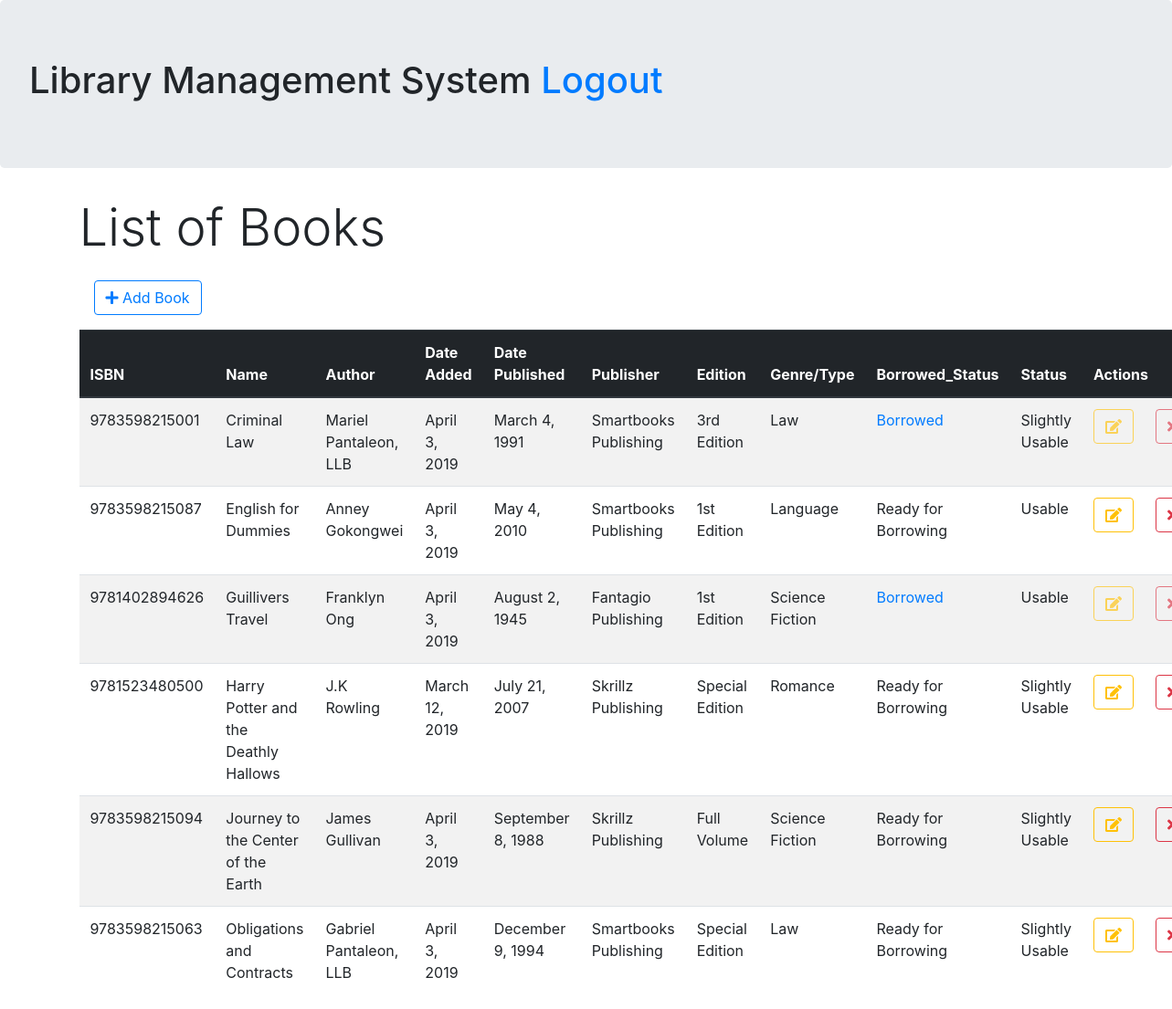
The app's page /admin/book-retrieve.php, older data.
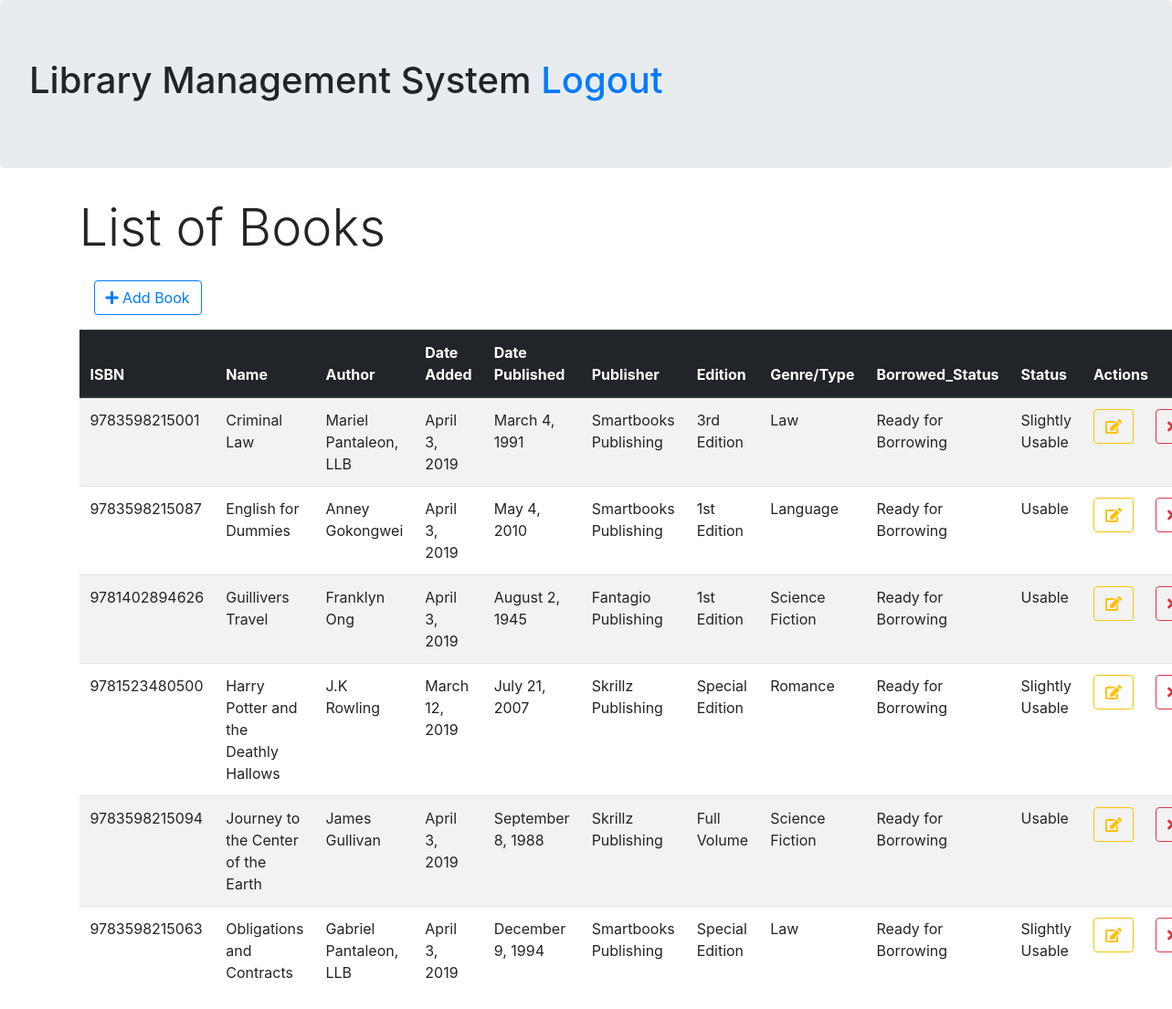
The same page, newer data.
### tables this page shows
CREATE TABLE `book` (
  `book_ISBN` varchar(13) NOT NULL,
  `book_name` varchar(50) NOT NULL,
  `book_author` varchar(50) NOT NULL,
  `book_date_added` date NOT NULL,
  `book_date_published` date NOT NULL,
  `book_publisher` varchar(50) NOT NULL,
  `book_edition` varchar(20) NOT NULL,
  `book_type` varchar(20) NOT NULL,
  `book_borrow_status` char(1) NOT NULL DEFAULT 'R',
  `book_status` char(1) NOT NULL
);

### classes/connect_service.php (called while the page is built, shortened)
<?php
class Database {
    private $servername = "localhost";
    private $username = "root";
    private $password = "";
    private $database = "library";
    public function __construct(){
        $this->conn = new mysqli($this->servername, $this->username, $this->password, $this->database);
        return $this->conn;
    }
}
?>

### classes/bookDAO.php (called while the page is built, shortened)
<?php
    require_once 'connect_service.php';
    class BookAccessObject extends Database{
        public function getBooks(){
            $sql = "SELECT * FROM book ORDER BY book_name";
            $result = $this->conn->query($sql);
            $rows = array();
            while($row=$result->fetch_assoc()){
                $rows[] = $row;
            }
            return $rows;
        }
    }
?>

### admin/book-retrieve.php (the view, shortened to what the changed rows need)
<?php
    require_once '../classes/bookDAO.php';
    $bookdao = new BookAccessObject;
    $books = $bookdao->getBooks();
?>
<!DOCTYPE html>
<html lang="en">
<head>
    <link rel="stylesheet" href="https://use.fontawesome.com/releases/v5.8.1/css/all.css">
    <link rel="stylesheet" href="https://stackpath.bootstrapcdn.com/bootstrap/4.1.3/css/bootstrap.min.css">
</head>
<body>
    <div class="jumbotron">
        <h1>Library Management System <a href="../logout.php?page=2">Logout</a></h1>
    </div>
    <div class="container mt-3 justify-content-center">
        <table class="table table-striped">
            <thead class="thead-dark">
                <th>ISBN</th>
                <th>Name</th>
                <th>Author</th>
                <th>Date Added</th>
                <th>Date Published</th>
                <th>Publisher</th>
                <th>Edition</th>
                <th>Genre/Type</th>
                <th>Borrowed_Status</th>
                <th>Status</th>
                <th colspan="2">Actions</th>
            </thead>
            <tbody>
                <?php
                    foreach($books as $key=>$values){
                        $disabled = "";
                        if($values['book_status'] == 'U'){
                            echo "<tr>";
                                echo "<td>".$values['book_ISBN']."</td>";
                                echo "<td>".$values['book_name']."</td>";
                                echo "<td>".$values['book_author']."</td>";
                                echo "<td>".date('F j, Y', strtotime($values['book_date_added']))."</td>";
                                echo "<td>".date('F j, Y', strtotime($values['book_date_published']))."</td>";
                                echo "<td>".$values['book_publisher']."</td>";
                                echo "<td>".$values['book_edition']."</td>";
                                echo "<td>".$values['book_type']."</td>";
                                if($values['book_borrow_status'] == 'R'){
                                    echo "<td> Ready for Borrowing </td>";
                                }else{
                                    echo "<td class='text-primary'> Borrowed</td>";
                                    $disabled = "disabled";
                                }
                                echo "<td> Usable </td>";
                                echo "<td><a href='book-update.php?ISBN=".$values['book_ISBN']."' class='btn btn-outline-warning ".$disabled."'><i class='fas fa-edit'></i></a></td>";
                                echo "<td><a href='book-changestats.php?ISBN=".$values['book_ISBN']."&status=N' class='btn btn-outline-danger ".$disabled."'><i class='fas fa-times'></i></a></td>";
                            echo "</tr>";
                        }elseif($values['book_status'] == 'S'){
                            echo "<tr>";
                                echo "<td>".$values['book_ISBN']."</td>";
                                echo "<td>".$values['book_name']."</td>";
                                echo "<td>".$values['book_author']."</td>";
                                echo "<td>".date('F j, Y', strtotime($values['book_date_added']))."</td>";
                                echo "<td>".date('F j, Y', strtotime($values['book_date_published']))."</td>";
                                echo "<td>".$values['book_publisher']."</td>";
                                echo "<td>".$values['book_edition']."</td>";
                                echo "<td>".$values['book_type']."</td>";
                                if($values['book_borrow_status'] == 'R'){
                                    echo "<td> Ready for Borrowing </td>";
                                }else{
                                    echo "<td class='text-primary'> Borrowed</td>";
                                    $disabled = "disabled";
                                }
                                echo "<td> Slightly Usable </td>";
                                echo "<td><a href='book-update.php?ISBN=".$values['book_ISBN']."' class='btn btn-outline-warning ".$disabled."'><i class='fas fa-edit'></i></a></td>";
                                echo "<td><a href='book-changestats.php?ISBN=".$values['book_ISBN']."&status=N' class='btn btn-outline-danger ".$disabled."'><i class='fas fa-times'></i></a></td>";
                            echo "</tr>";
                        }
                    }
                ?>
            </tbody>
        </table>
    </div>
</body>
</html>

Row changes from the older to the newer data that the page shows:
changed book "Criminal Law": book_borrow_status "Borrowed" → "Ready for Borrowing"
changed book "Guillivers Travel": book_borrow_status "Borrowed" → "Ready for Borrowing"
changed book "Journey to the Center of the Earth": book_status "Slightly Usable" → "Usable"
